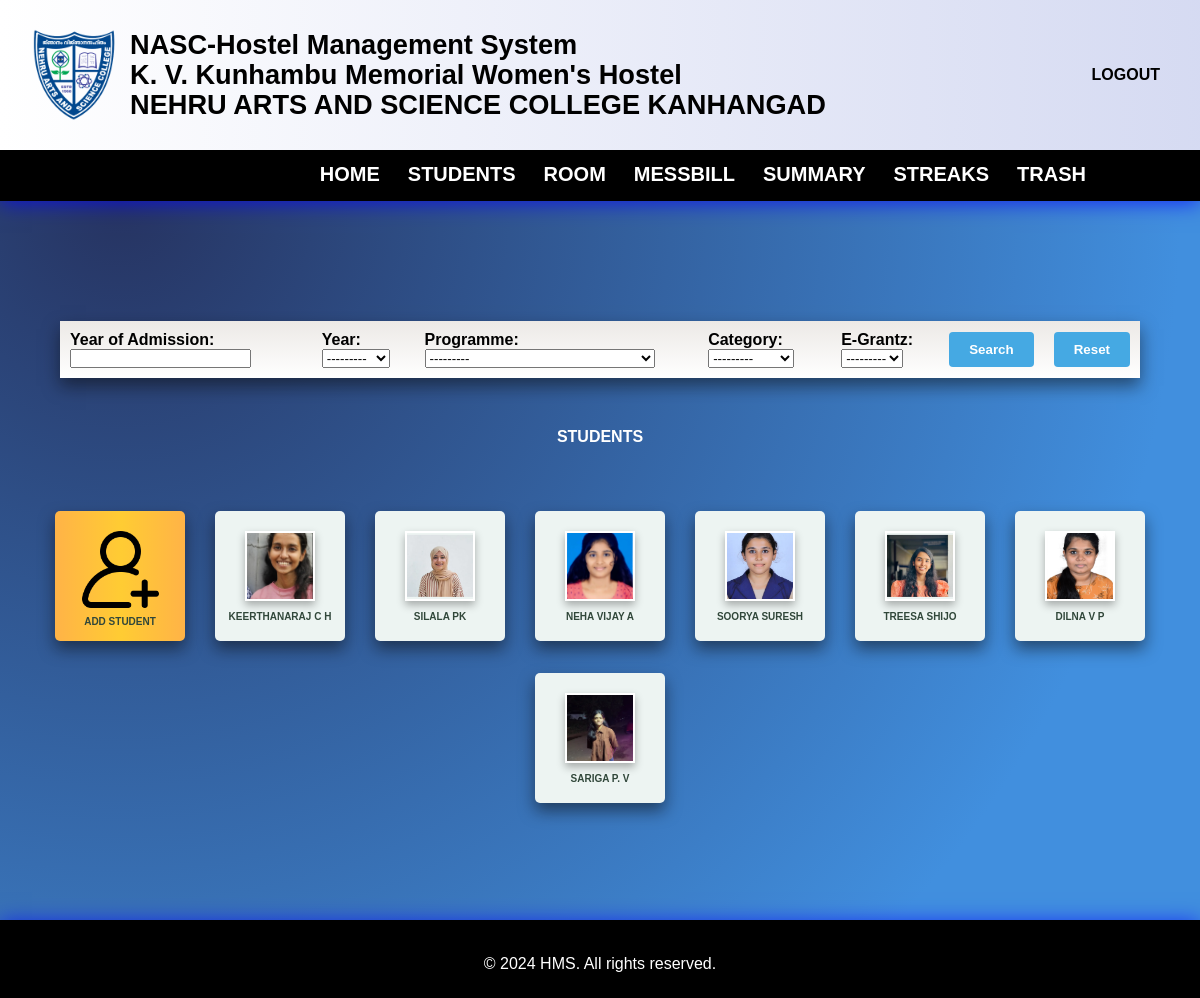
The app's page /get/ (signed in) with its own data.
### hostel/models.py (models this page shows, shortened)
class Student(models.Model):
    admn_no = models.PositiveIntegerField(unique=True)
    name = models.CharField(max_length=50)
    year_of_admn = models.PositiveSmallIntegerField()
    pgm = models.ForeignKey(Programme, on_delete=models.CASCADE)
    year_choices = [
        (1,'First'),(2,'Second'),(3,'Third'),(4,'Fourth'),(5,'Fifth'),
    ]
    year = models.IntegerField(choices=year_choices)
    dob = models.DateField()
    email = models.EmailField()
    photo = models.ImageField(upload_to="images/")
    contact_regex = RegexValidator(regex=r'^\d{10}$',message="Contact number must be a 10-digit number.")
    contact = models.CharField(validators=[contact_regex], max_length=10)  # Using CharField for contact with max length 10
    parent_name = models.CharField(max_length=50)
    address = models.TextField(max_length=200)
    date_joined = models.DateField(auto_now_add=True)
    CATEGORY_CHOICES = [
        ('GENERAL', 'GENERAL'),
        ('OBC', 'OBC'),
        ('OEC', 'OEC'),
        ('SC', 'SC'),
        ('ST', 'ST'),
    ]
    category = models.CharField(max_length=20, choices=CATEGORY_CHOICES, default='GENERAL')
    EGRANTZ_CHOICES = [
        (True, 'Yes'),
        (False, 'No'),
    ]
    E_Grantz = models.BooleanField(choices=EGRANTZ_CHOICES)

### hostel/views.py (the view)
# urls.py: path('get/',views.view_students,name='view_student'),
@group_required('warden', login_url='access_denied')
def view_students(request):
    try:
        stud = Student.objects.all().select_related('pgm').all().order_by('id')
        students_filter = studentFilter(request.GET, queryset=stud)
        if not stud.exists():
            messages.error(request,"Currently there are no students")
        return render(request,'hostel/students.html',{'filter':students_filter})
    except Exception:
        return render(request,'hostel/error.html')

### hostel/context_processors.py (called while the page is built)
def group_processor(request):
    if request.user.is_authenticated:
        is_warden_group = request.user.groups.filter(name='warden').exists()
        is_secretary_group = request.user.groups.filter(name='secretary').exists()  # Adjust as needed
    else:
        is_warden_group = False
        is_secretary_group = False
    return {
        'is_warden_group': is_warden_group,
        'is_secretary_group': is_secretary_group,
    }

### hostel/models.py (called while the page is built)
    def __str__(self):
        return self.pgm_name

### hostel/templates/hostel/students.html (shortened to what this page needs)
{% extends 'hostel/base.html' %}
{% load static %}
{% block style %}
<link rel="stylesheet" href="{% static 'styles/students.css' %}">
{% endblock %}
{% block content %}
<section class="main">
    <div class="main-block">
        <form method="get" action="{% url 'view_student' %}" class="filter-form">
                <table id="filter-table">
                    <tr>
                        <td class="filter-td">
                            <label for="id_year_of_admn">Year of Admission:</label>
                            {{ filter.form.year_of_admn }}
                        </td>
                        <td class="filter-td">
                            <label for="id_year_of_admn">Year:</label>
                            {{ filter.form.year }}
                        </td>
                        <td class="filter-td">
                            <label for="id_pgm">Programme:</label>
                            {{ filter.form.pgm }}
                        </td>
                        <td class="filter-td">
                            <label for="id_category">Category:</label>
                            {{ filter.form.category }}
                        </td>
                        <td class="filter-td">
                            <label for="id_E_Grantz">E-Grantz:</label>
                            {{ filter.form.E_Grantz }}
                        </td>
                        <td class="filter-td">
                            <button type="submit" class="search">Search</button>
                        </td>
                        <td class="filter-td" style="text-align: right;">
                            <button type="reset" class="search" onclick="resetFilters()">Reset</button>
                        </td>
                    </tr>
                </table>
        </form>
        <h5>Students</h5>
        <div class="student-boxes">
            <a href="{% url 'add_student' %}" class="link">
                <div class="student-layout" id="add-bg">
                    <div class="add-user">
                        <img src="{% static 'add-user.png' %}" alt="No image" class="user">
                    </div>
                    <div class="add-student">Add Student</div>
                </div>
            </a>
            {% for student in filter.qs %}
            <a href="{% url 'view_details' student.id %}" class="link">
                <div class="student-layout">
                    <div class="image-container">
                        {% if student.photo %}
                        <img src="{{student.photo.url}}" alt="No image" class="img-stud">
                        {% else %}
                            <span>No photo available</span>
                        {% endif %}
                    </div>
                    <div class="student-name">{{student.name}}</div>
                </div>
            </a>
            {% endfor %}
        </div>
    </div>
</section>
{% endblock %}

### hostel/static/styles/base.css (style rules this page uses)
* { margin: 0; padding: 0; font-family: sans-serif; box-sizing: border-box; }
body { background-image: radial-gradient( circle farthest-corner at 10% 20%, rgba(38,51,97,1) 0%, rgba(65,143,222,1) 79% ); }

### hostel/static/styles/students.css (style rules this page uses)
.main { min-height: 64vh; }
.main-block { margin-top: 15vh; margin-bottom: 10vh; }
#filter-table { margin: auto; width: 90%; border-collapse: collapse; margin-bottom: 50px; box-shadow: 0 8px 16px rgba(10, 10, 11, 0.5); }
.filter-td { padding: 10px; background: linear-gradient(#ECE9E6, #FFFFFF); }
label { font-weight: bold; }
.search { padding: 10px 20px; background: #45a9e3; color: white; font-weight: bolder; transition: background-color 0.3s, opacity 0.3s; border: none; border-radius: 4px; cursor: pointer; }
.student-boxes { width: 95%; margin: 0 auto; padding: 20px 0px; display: flex; flex-wrap: wrap; justify-content:center; }
#add-bg { width: 130px; height: 130px; padding: 20px 10px; margin: 15px; background-image: linear-gradient(to right, #ffb347 0%, #ffcc33 51%, #ffb347 100%); display: inline-block; justify-content: center; align-items: center; text-align: center; box-shadow: 0 8px 16px rgba(10, 10, 11, 0.5); border-radius: 5px; }
.add-user { flex: 1; overflow: hidden; display: flex; justify-content: center; align-items: center; }
.user { width: 70%; height: 70%; object-fit: cover; aspect-ratio: 1/1; }
.add-student { padding: 8px; font-size: 10px; font-weight: bold; text-align: center; }
.student-layout { width: 130px; height: 130px; padding: 20px 10px; margin: 15px; background: #EDF4F2; display: inline-block; justify-content: center; align-items: center; text-align: center; box-shadow: 0 8px 16px rgba(10, 10, 11, 0.5); border-radius: 5px; }
.image-container { width: 70px; height: 70px; display: flex; overflow: hidden; position: relative; margin: 0 auto; border: 2px solid white; box-shadow: 0 4px 8px rgba(0, 0, 0, 0.3); }
.img-stud { width: 100%; height: auto; position: absolute; top: 50%; left: 50%; transform: translate(-50%, -50%); }
.student-name { position: relative; top: 10px; font-size: 15px; margin-bottom: 0; color: #31473A; text-transform: uppercase; font-size: 10px; font-weight: bolder; text-decoration: none; word-wrap: break-word; width: 100%; }
.link { font-size: 8px; color: #31473A; text-decoration: none; text-transform: uppercase; font-weight: 600; margin-bottom:2px; }
h5 { color: white; text-align: center; margin-top: 10px; margin-bottom: 30px; text-transform: uppercase; font-size: 16px; font-weight: bolder; }

### records on screen
Student: photo (picture), name "KEERTHANARAJ C H"
Student: photo (picture), name "SILALA PK"
Student: photo (picture), name "NEHA VIJAY A"
Student: photo (picture), name "SOORYA SURESH"
Student: photo (picture), name "TREESA SHIJO"
Student: photo (picture), name "DILNA V P"
Student: photo (picture), name "SARIGA P. V"
